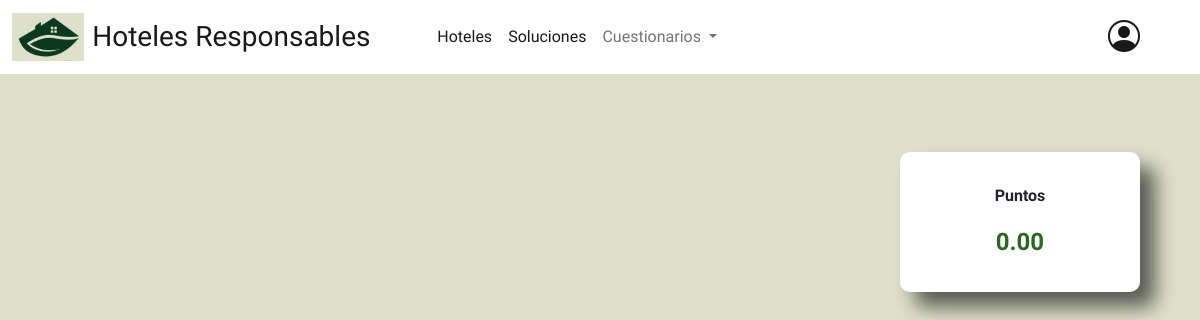
Page /cuestionarios/socio-cultural_encuesta/ (signed in) on the earlier database version.
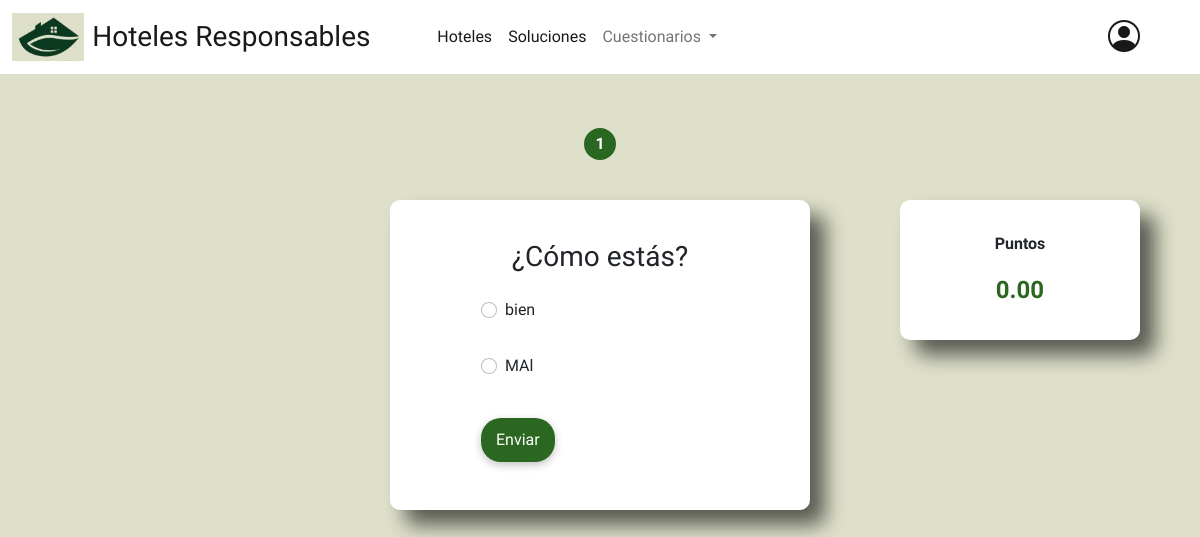
Same page on the later database version.
### surveys/models.py (models this page shows, shortened)
class Question(models.Model):
    survey = models.ForeignKey(Survey, on_delete=models.CASCADE, related_name='preguntas')
    question = models.TextField()
    value = models.IntegerField(default=0)
    OPEN = 'open'
    MULTIPLE_CHOICE = 'multiple_choice'
    QUESTION_TYPES = [
        (OPEN, 'Pregunta abierta'),
        (MULTIPLE_CHOICE, 'Opción múltiple'),
    ]
    type = models.CharField(
        max_length=20,
        choices=QUESTION_TYPES,
        default=MULTIPLE_CHOICE,
    )
    class Meta:
        verbose_name = "pregunta"
        verbose_name_plural = "preguntas"

class Answer(models.Model):
    question = models.ForeignKey(Question, on_delete=models.CASCADE, related_name='respuestas')
    text = models.CharField(max_length=255)
    value = models.IntegerField(default=0)
    class Meta:
        verbose_name = "respuesta"
        verbose_name_plural = "respuestas"

### surveys/views.py (the view, shortened to what this page needs)
# urls.py: path('socio-cultural_encuesta/', views.Socio_cultural_survey.as_view(), name="socio-cultural_survey"),
class Socio_cultural_survey(LoginRequiredMixin, View):
    def get(self, request):
        questions = Question.objects.filter(survey_id=2)
        context = {'questions': [], 'last_question_index': len(questions) - 1}
        for question in questions:
            answers = Answer.objects.filter(question_id=question.pk)
            context['questions'].append({
                'question': question,
                'answers': answers
            })
        return render(request,'surveys/socio_cultural_survey.html', context)

### surveys/templates/surveys/socio_cultural_survey.html (shortened to what this page needs)
{% extends 'core/base.html' %}
{% load static %}
{% block content %}
    <div class="progress-container mt-5">
        <ul id="progressbar" class="d-flex justify-content-center list-unstyled">
            {% for question in questions %}
                <li
                    class="progress-step {% if forloop.counter0 == 0 %}active{% endif %}"
                    data-step="{{ forloop.counter0 }}"
                    style="width: 8%; text-align: center;">
                </li>
            {% endfor %}
        </ul>
    </div>
    <div class="points-container mt-2" style="border-radius: 10px; position: absolute; left: 75%;">
        <p><b>Puntos</b></p>
        <p style="color: #2B6721; font-size:1.5rem;" id="points_obtained"><b>0.00</b><p/>
    </div>
    {% for question in questions %}
        <div class="center-container question mt-4" data-question-id="{{ forloop.counter0 }}" style="display: {% if forloop.counter0 != 0 %}none{% endif %};">
            <div class="custom-container" style="border-radius: 10px;">
                <h3>{{ question.question.question }}</h3>
                <form action="" method="post" style="width: 70%;">
                    {% if question.question.type == "open" %}
                        <div class="d-flex align-items-center position-relative mb-3 mt-3" style="width: 97%;">
                            <i class="bi bi-person-fill position-absolute" style="left: 1rem; color: #94a3b8; font-size: 1.5rem;"></i>
                            <input
                                type="text"
                                name="username"
                                class="form-control ps-5 custom-input"
                                placeholder="Nombre de Usuario"
                                style="height: 45px; border-radius: 10px; background-color: #f8fafc; color: #0d0c22;">
                        </div>
                    {% else %}
                        {% for answer in question.answers %}
                            <div class="form-check mt-3">
                                <input class="form-check-input" type="radio" name="exampleRadios" value="{{answer.value}}">
                                <label class="form-check-label" for="exampleRadios1">
                                    <p> {{ answer.text }}</p>
                                </label>
                            </div>
                        {% endfor %}
                    {% endif %}
                    <div class="mt-2 d-flex justify-content-between" style="width: 100%;">
                        {% if forloop.counter0 == last_question_index %}
                            <button type="submit" class="form-btn mb-2 mt-3">Enviar</button>
                        {% else %}
                            <button type="button" class="form-btn mb-2 mt-3" id="next-btn" onclick="nextQuestion()">Siguiente</button>
                        {% endif %}
                    </div>
                </form>
            </div>
        </div>
    {% endfor %}
{% endblock %}

### core/templates/core/base.html (shortened to what this page needs)
<!DOCTYPE html>
<html lang="es">
<head>
    {% load static %}
    <link rel="stylesheet" href="https://cdn.jsdelivr.net/npm/bootstrap-icons@1.11.3/font/bootstrap-icons.min.css">
    <link rel="stylesheet" href="{% static 'css/bootstrap.min.css' %}">
</head>
<body>
    <nav class="navbar navbar-light navbar-expand-lg fixed-top" style="background-color: #DEE0CA;">
        <div class="container-fluid">
            <a class="navbar-brand d-flex align-items-center" href="{% url 'core:home' %}">
                <img src="{% static 'img/icon_ecoH.jpeg' %}" width="18%" class="d-inline-block align-text-top">
                <h3 class="ms-2 mb-0">Hoteles Responsables</h3>
            </a>
            <div class="collapse navbar-collapse" id="navbarSupportedContent">
                <ul class="navbar-nav me-auto mb-2 mb-lg-0">
                    <li class="nav-item">
                        <a class="nav-link active" aria-current="page" href="{% url 'core:home' %}">Hoteles</a>
                    </li>
                    <li class="nav-item">
                        <a class="nav-link active" aria-current="page" href="#">Soluciones</a>
                    </li>
                    <li class="nav-item dropdown">
                        <a class="nav-link dropdown-toggle" aria-current="page" href="#" id="navbarDropdown" role="button" data-bs-toggle="dropdown" aria-expanded="false">
                            Cuestionarios
                        </a>
                    </li>
                </ul>
                <div class="d-flex" style="margin-right: 2rem;">
                    <div class="dropdown">
                        <a class="navbar-brand d-flex" href="#" id="userDropdown" data-bs-toggle="dropdown" aria-expanded="false">
                            <span><i class="bi bi-person-circle fs-2"></i></span>
                        </a>
                    </div>
                </div>
            </div>
        </div>
    </nav>
    {% block content %}{% endblock %}
</body>
</html>

### core/templates/core/base.html (style rules this page uses)
body { font-family: 'Aptos', sans-serif; padding-top: 5rem; }

### surveys/templates/surveys/socio_cultural_survey.html (style rules this page uses)
.navbar { background-color: #ffffff !important; }
body { background-color: #DEE0CA; }
.center-container { display: flex; justify-content: center; align-items: center; }
.custom-container { display: flex; flex-direction: column; width: 35%; background-color: white; padding: 2.5rem; border-radius: 2rem; box-shadow: 15px 15px 20px rgba(0, 0, 0, 0.6); justify-content: center; align-items: center; }
.points-container { display: flex; flex-direction: column; width: 20%; background-color: white; padding-top: 2rem; box-shadow: 15px 15px 20px rgba(0, 0, 0, 0.6); justify-content: center; align-items: center; }
.form-btn { background: #2B6721; padding: 10px 15px; border-radius: 20px; border: 0 !important; outline: 0 !important; color: white; cursor: pointer; box-shadow: rgba(0, 0, 0, 0.24) 0px 3px 8px; transition: transform 0.4s ease, box-shadow 0.4s ease; }
#progressbar { counter-reset: step; }
#progressbar li { position: relative; text-align: center; list-style-type: none; font-size: 1rem; color: white; font-weight: bold; }
#progressbar li::before { content: counter(step); counter-increment: step; width: 2rem; height: 2rem; line-height: 2rem; display: block; background-color: #84AD44; border-radius: 50%; margin: 0 auto 1rem; }
#progressbar li.active::before { background-color: #2B6721; color: white; }
#progressbar li.active::after { background-color: #2B6721; }

Differences in the rows shown:
added Question: question.question "¿Cómo estás?"
added Answer: text "bien"
added Answer: text "MAl"
